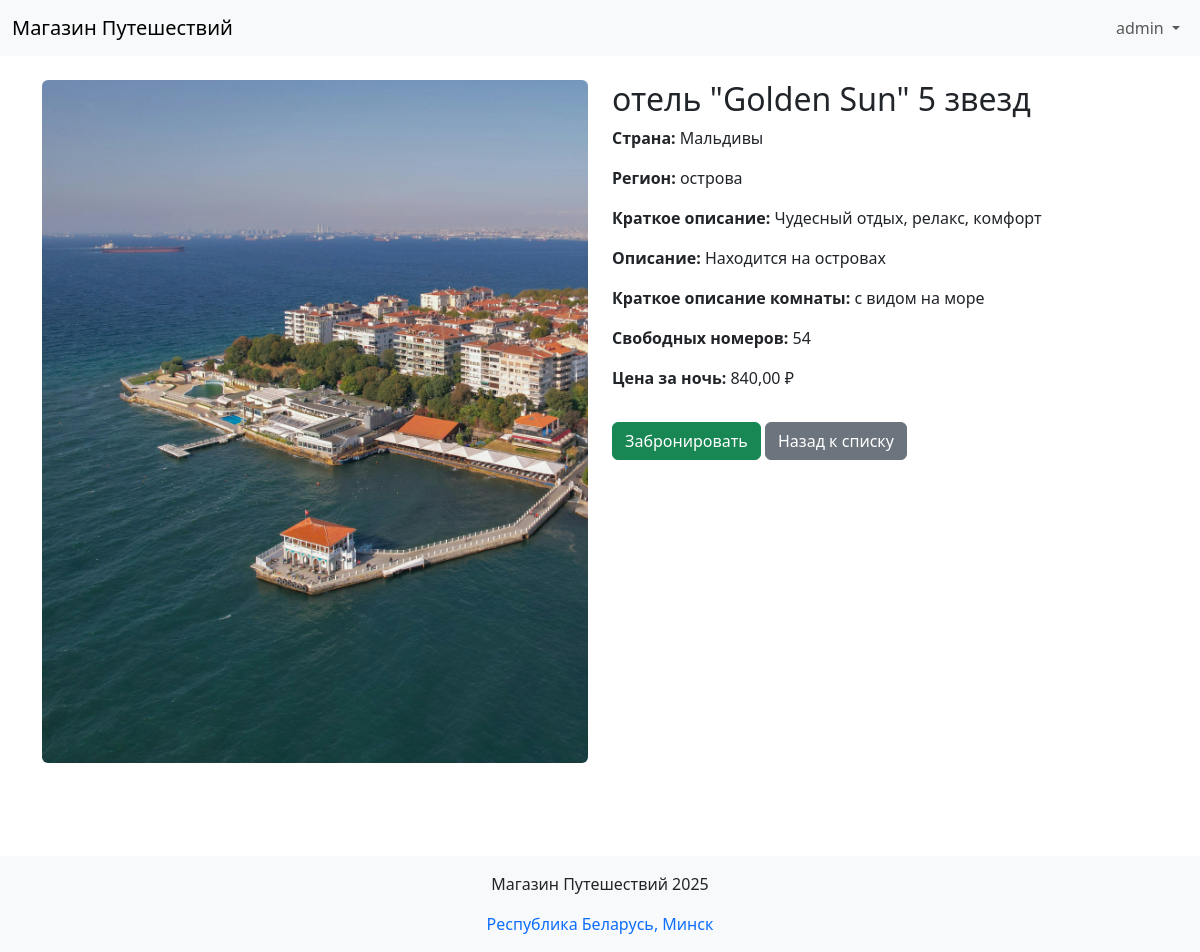
Page /accommodation/2/ (signed in) on the committed database.
### authapp/models.py (models this page shows)
class TravelUser(AbstractUser):
    avatar = models.ImageField(upload_to='users_avatars', blank=True)
    age = models.PositiveIntegerField(default=18, verbose_name='возраст')

### mainapp/models.py (models this page shows, shortened)
class Accommodation(models.Model):
    country = models.ForeignKey(ListOfCountries, on_delete=models.CASCADE)
    region = models.ForeignKey(Regions, on_delete=models.CASCADE)
    name = models.CharField(max_length=128, verbose_name='название проживания')
    image = models.ImageField(upload_to='accommodation_img', blank=True, null=True)
    short_desc = models.TextField(max_length=128, blank=True, verbose_name='краткое описание продукта')
    description = models.TextField(blank=True, verbose_name='описание продукта')
    availability = models.PositiveIntegerField(verbose_name='количество свободных номеров')
    price = models.DecimalField(max_digits=8, decimal_places=2, default=0, verbose_name='цена')
    room_desc = models.CharField(max_length=80, blank=True, verbose_name='краткое описание комнаты')
    is_active = models.BooleanField(default=True, verbose_name='активна')
    class Meta:
        verbose_name = 'отель'
        verbose_name_plural = 'отели'
        unique_together = ('region', 'name')

class ListOfCountries(models.Model):
    name = models.CharField(verbose_name='имя', max_length=64, unique=True)
    description = models.TextField(verbose_name='описание', blank=True)
    is_active = models.BooleanField(verbose_name='активна', default=True)
    class Meta:
        verbose_name = 'Страна'
        verbose_name_plural = 'Страны'
        ordering = ['name']

class Regions(models.Model):
    country = models.ForeignKey(ListOfCountries, on_delete=models.CASCADE)
    name = models.CharField(max_length=64, verbose_name='имя')
    description = models.TextField(blank=True, verbose_name='описание')
    is_active = models.BooleanField(default=True, verbose_name='активна')
    class Meta:
        unique_together = ('country', 'name')
        verbose_name = 'Регион'
        verbose_name_plural = 'Регионы'
        ordering = ['country', 'name']

### mainapp/views.py (the view)
# urls.py: path('accommodation/<int:pk>/', mainapp.accommodation, name='accommodation'),
def accommodation(request, pk):
    obj = get_object_or_404(Accommodation, pk=pk)
    return render(request, 'mainapp/accommodation_detail.html', {'accommodation': obj})

### mainapp/templates/mainapp/accommodation_detail.html (shortened to what this page needs)
{% extends "base.html" %}
{% load static %}
{% block content %}
<div class="container mt-4">
    <div class="row">
        <div class="col-md-6">
            {% if accommodation.image %}
                <img src="{{ accommodation.image.url }}" class="img-fluid rounded" alt="{{ accommodation.name }}">
            {% else %}
                <img src="{% static 'mainapp/images/default.jpg' %}" class="img-fluid rounded"
                     alt="{{ accommodation.name }}">
            {% endif %}
        </div>
        <div class="col-md-6">
            <h2>{{ accommodation.name }}</h2>
            <p><strong>Страна:</strong> {{ accommodation.country.name }}</p>
            <p><strong>Регион:</strong> {{ accommodation.region.name }}</p>
            <p><strong>Краткое описание:</strong> {{ accommodation.short_desc }}</p>
            <p><strong>Описание:</strong> {{ accommodation.description }}</p>
            <p><strong>Краткое описание комнаты:</strong> {{ accommodation.room_desc }}</p>
            <p><strong>Свободных номеров:</strong> {{ accommodation.availability }}</p>
            <p><strong>Цена за ночь:</strong> {{ accommodation.price }} ₽</p>
            {% if accommodation.availability > 0 %}
                <a href="#" class="btn btn-success mt-3">Забронировать</a>
            {% else %}
                <span class="badge bg-danger mt-3">Нет доступных мест</span>
            {% endif %}
            <a href="{% url 'mainapp:accommodations' %}" class="btn btn-secondary mt-3">Назад к списку</a>
        </div>
    </div>
</div>
{% endblock %}

### templates/includes/navbar.html (shortened to what this page needs)
<nav class="navbar navbar-expand-lg navbar-light bg-light">
  <div class="container-fluid">
    <a class="navbar-brand" href="{% url 'mainapp:main' %}">Магазин Путешествий</a>
    <div class="collapse navbar-collapse" id="navbarNav">
      <ul class="navbar-nav ms-auto">
        {% if user.is_authenticated %}
          <li class="nav-item dropdown">
            <a class="nav-link dropdown-toggle" href="#" id="navbarDropdown" role="button"
               data-bs-toggle="dropdown" aria-expanded="false">
              {{ user.username|default:'Пользователь' }}
            </a>
          </li>
        {% else %}
          <li class="nav-item">
            <a class="nav-link" href="{% url 'authapp:login' %}">Войти</a>
          </li>
        {% endif %}
      </ul>
    </div>
  </div>
</nav>

### mainapp/static/css/style.css (style rules this page uses)
html, body { height: 100%; margin: 0; }

### rows in the picture
TravelUser: username "admin"
Accommodation: image (picture), name "отель \"Golden Sun\" 5 звезд", country.name "Мальдивы", region.name "острова", short_desc "Чудесный отдых, релакс, комфорт", description "Находится на островах", room_desc "с видом на море", availability "54", price "840,00"
